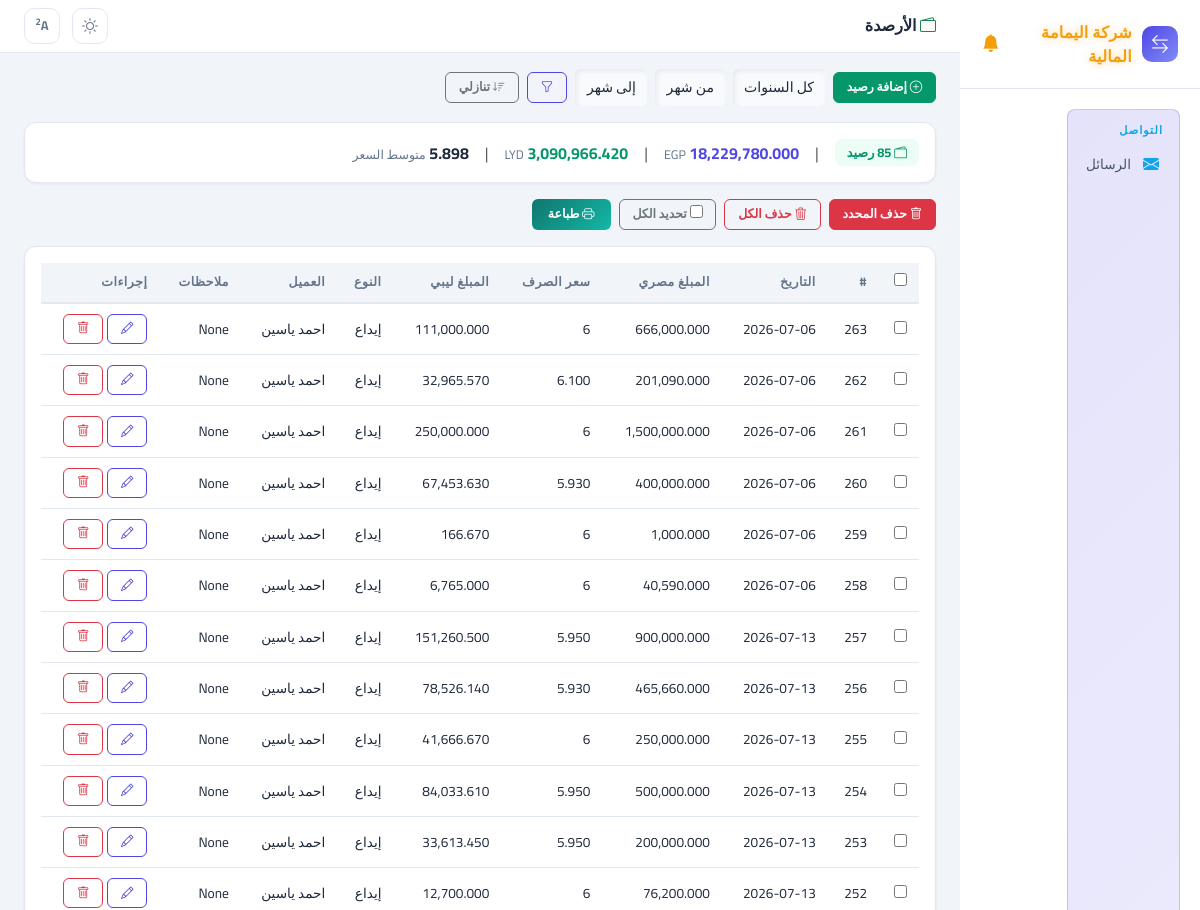
Page /capital/ (upper part) on the earlier database version.
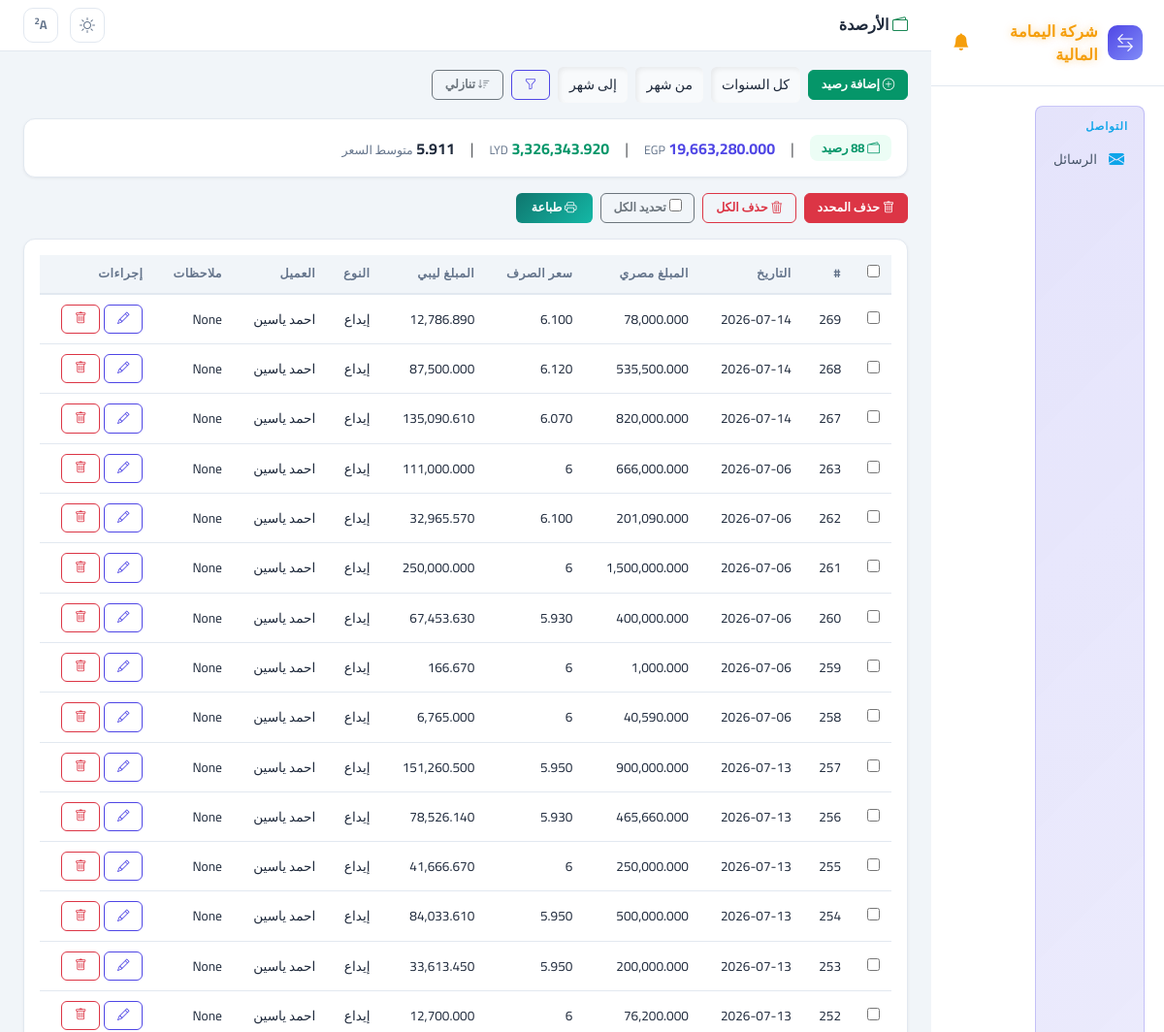
Same page on the later database version.
### access_app/models.py (models this page shows, shortened)
class Capital(models.Model):
    cash_in = models.FloatField(verbose_name="وارد نقدي", null=True, blank=True)
    libyan_cash = models.FloatField(verbose_name="نقدي ليبي", null=True, blank=True)
    date = models.DateField(verbose_name="التاريخ", null=True, blank=True)
    in_type = models.CharField(max_length=200, verbose_name="نوع الإيداع", null=True, blank=True)
    from_source = models.ForeignKey(FromSource, on_delete=models.SET_NULL, null=True, blank=True, verbose_name="من")
    exchange_rate = models.FloatField(verbose_name="سعر الصرف", null=True, blank=True)
    balance_type = models.ForeignKey(BalanceType, on_delete=models.SET_NULL, null=True, blank=True, verbose_name="نوع الرصيد")
    remarks = models.TextField(verbose_name="ملاحظات", null=True, blank=True)
    client = models.ForeignKey("ClientBalance", on_delete=models.SET_NULL, null=True, blank=True, verbose_name="رصيد من")
    class Meta:
        verbose_name = "رصيد"
        verbose_name_plural = "الأرصدة"

class ClientBalance(models.Model):
    name = models.CharField(max_length=200, verbose_name="الاسم")
    phone = models.CharField(max_length=20, verbose_name="رقم الهاتف", blank=True, null=True)
    egp_balance = models.FloatField(verbose_name="الرصيد المصري", default=0)
    lyd_balance = models.FloatField(verbose_name="الرصيد الليبي", default=0)
    last_updated = models.DateTimeField(verbose_name="آخر تحديث", auto_now=True)
    class Meta:
        verbose_name = "رصيد عميل"
        verbose_name_plural = "أرصدة العملاء"

### access_app/views.py (the view, shortened to what this page needs)
# urls.py: path('capital/', views.capital_list, name='capital_list'),
def capital_list(request):
    order = request.GET.get("order", "desc")
    order_field = "-id" if order == "desc" else "id"
    qs = Capital.objects.select_related("client", "from_source").all().order_by(order_field)
    q = request.GET.get("q", "").strip()
    date_from = request.GET.get("date_from", "").strip()
    date_to = request.GET.get("date_to", "").strip()
    client_id = request.GET.get("client", "").strip()
    year = request.GET.get("year", "").strip()
    month_from = request.GET.get("month_from", "").strip()
    month_to = request.GET.get("month_to", "").strip()
    if date_from:
        qs = qs.filter(date__gte=date_from)
    if date_to:
        qs = qs.filter(date__lte=date_to)
    if client_id:
        qs = qs.filter(client_id=client_id)
    if year:
        qs = qs.filter(date__year=year)
    if month_from:
        qs = qs.filter(date__month__gte=month_from)
    if month_to:
        qs = qs.filter(date__month__lte=month_to)
    agg = qs.aggregate(
        total_egp=Sum("cash_in"),
        total_lyd=Sum("libyan_cash"),
    )
    total_egp_val = agg["total_egp"] or 0
    total_lyd_val = agg["total_lyd"] or 0
    avg_rate = round(total_egp_val / total_lyd_val, 3) if total_lyd_val else 0
    filtered_count = qs.count()
    total_count = Capital.objects.count()
    clients = ClientBalance.objects.all().order_by("name")
    is_filtered = bool(q or date_from or date_to or client_id or year or month_from or month_to)
    return render(request, "capital_list.html", {
        "title": "الأرصدة",
        "capitals": qs,
        "clients": clients,
        "q": q,
        "date_from": date_from,
        "date_to": date_to,
        "selected_client": client_id,
        "selected_year": year,
        "selected_month_from": month_from,
        "selected_month_to": month_to,
        "total_egp": total_egp_val,
        "total_lyd": total_lyd_val,
        "avg_rate": avg_rate,
        "order": order,
        "filtered_count": filtered_count,
        "total_count": total_count,
        "is_filtered": is_filtered,
    })

### access_app/context_processors.py (called while the page is built, shortened)
def carryover_reminder(request):
    now = datetime.now()
    prev_year = now.year - 1 if now.month == 1 else now.year
    prev_month = 12 if now.month == 1 else now.month - 1
    dismissed = request.session.get("carryover_reminder_dismissed")
    if dismissed == f"{prev_year}-{prev_month}":
        return {"carryover_reminder": None}
    clients = ClientBalance.objects.all().order_by("name")
    warning_clients = []
    for client in clients:
        has_data = Capital.objects.filter(
            client=client, date__year=prev_year, date__month=prev_month
        ).exists()
        if not has_data:
            continue
    if not warning_clients:
        return {"carryover_reminder": None}

def current_user_processor(request):
    user_id = request.session.get("user_id")
    if user_id:
        try:
            user = SystemUser.objects.get(id=user_id)
            return {"current_user": user}
        except SystemUser.DoesNotExist:
            pass
    return {"current_user": None}

def maintenance_processor(request):
    from .models import SystemSetting
    setting = SystemSetting.get()
    return {"maintenance_mode": setting.maintenance_mode, "maintenance_message": setting.maintenance_message}

def import_alerts_processor(request):
    unread = ImportAlert.objects.filter(is_read=False).count()
    return {"import_alerts_unread": unread}

### access_app/models.py (called while the page is built)
    @classmethod
    def get(cls):
        obj, _ = cls.objects.get_or_create(id=1)
        return obj

### access_app/templatetags/app_tags.py (called while the page is built)
@register.filter(name="fmt")
def fmt_amount(value):
    try:
        return f"{float(value):,.3f}"
    except (ValueError, TypeError):
        return value or "-"

@register.filter(name="split")
def split_filter(value, sep=","):
    if not value:
        return []
    return str(value).split(sep)

### access_app/templates/capital_list.html (shortened to what this page needs)
{% extends "base.html" %}
{% load app_tags %}
{% load l10n %}
{% block page_title %}<i class="bi bi-wallet2 text-success"></i> الأرصدة{% endblock %}
{% block content %}
<div class="d-flex align-items-center gap-2 mb-3 flex-wrap">
    <a href="{% url 'add_capital' %}" class="btn btn-success btn-sm"><i class="bi bi-plus-circle"></i> إضافة رصيد</a>
    <form method="get" class="d-flex gap-2 align-items-center" id="filterForm">
        <select name="year" class="form-select form-select-sm" style="width:auto;">
            <option value="">كل السنوات</option>
        </select>
        <select name="month_from" class="form-select form-select-sm" style="width:auto;">
            <option value="">من شهر</option>
        </select>
        <select name="month_to" class="form-select form-select-sm" style="width:auto;">
            <option value="">إلى شهر</option>
        </select>
        <button type="submit" class="btn btn-outline-primary btn-sm"><i class="bi bi-funnel"></i></button>
    </form>
    <a href="?order={% if order == 'desc' %}asc{% else %}desc{% endif %}" class="btn btn-outline-secondary btn-sm" style="text-decoration:none">
        <i class="bi bi-sort-{% if order == 'desc' %}down{% else %}up{% endif %}"></i>
        {% if order == 'desc' %}تنازلي{% else %}تصاعدي{% endif %}
    </a>
</div>
<div class="stat-card p-3 mb-3">
    <div class="d-flex gap-3 flex-wrap align-items-center">
        {% if is_filtered %}
        <span style="background:var(--warning-bg);color:var(--warning);padding:4px 12px;border-radius:8px;font-size:.8rem;font-weight:700">
            <i class="bi bi-funnel-fill"></i> فلتر: {{ filtered_count }} من {{ total_count }} رصيد
        </span>
        <span class="text-muted">|</span>
        {% else %}
        <span style="background:#ecfdf5;color:#059669;padding:4px 12px;border-radius:8px;font-size:.8rem;font-weight:700">
            <i class="bi bi-wallet2"></i> {{ total_count }} رصيد
        </span>
        <span class="text-muted">|</span>
        {% endif %}
        <span><strong style="color:var(--primary)">{{ total_egp|fmt }}</strong> <span style="font-size:.78rem;color:var(--text-muted)">EGP</span></span>
        <span class="text-muted">|</span>
        <span><strong style="color:var(--success)">{{ total_lyd|fmt }}</strong> <span style="font-size:.78rem;color:var(--text-muted)">LYD</span></span>
        <span class="text-muted">|</span>
        <span><strong>{{ avg_rate|floatformat:"-3u" }}</strong> <span style="font-size:.78rem;color:var(--text-muted)">متوسط السعر</span></span>
    </div>
</div>
<form id="bulkForm" method="post" action="{% url 'bulk_delete_capital' %}">
    <div class="d-flex gap-2 mb-3 flex-wrap">
        <button type="button" class="btn btn-danger btn-sm" onclick="deleteSelected()"><i class="bi bi-trash"></i> حذف المحدد</button>
        <button type="button" class="btn btn-outline-danger btn-sm" onclick="clearAll()"><i class="bi bi-trash3"></i> حذف الكل</button>
        <label class="btn btn-outline-secondary btn-sm" style="cursor:pointer;">
            <input type="checkbox" id="selectAll" onchange="toggleAll(this)"> تحديد الكل
        </label>
        <button type="button" class="btn btn-sm" onclick="printPage()" style="background:linear-gradient(135deg,#0f766e,#14b8a6);color:#fff;border:none;padding:6px 16px;border-radius:6px;font-weight:700;margin-left:auto"><i class="bi bi-printer"></i> طباعة</button>
    </div>
    <div class="stat-card p-3">
        <div class="table-responsive">
            <table class="table-app">
                <thead>
                    <tr>
                        <th style="width:40px;"><input type="checkbox" id="selectAllTh" onchange="toggleAll(this)"></th>
                        <th>#</th>
                        <th>التاريخ</th>
                        <th>المبلغ مصري</th>
                        <th>سعر الصرف</th>
                        <th>المبلغ ليبي</th>
                        <th>النوع</th>
                        <th>العميل</th>
                        <th>ملاحظات</th>
                        <th>إجراءات</th>
                    </tr>
                </thead>
                <tbody>
                    {% for c in capitals %}
                    <tr id="{% if forloop.first %}firstRow{% endif %}{% if forloop.last %}lastRow{% endif %}" style="cursor:pointer" onclick="if(event.target.tagName!=='INPUT'&&event.target.tagName!=='A'&&event.target.tagName!=='I'&&!event.target.closest('a'))window.location='{% url 'edit_capital' c.id %}'">
                        <td><input type="checkbox" name="ids" value="{{ c.id }}" class="row-check"></td>
                        <td>{{ c.id }}</td>
                        <td>{{ c.date|date:"Y-m-d" }}</td>
                        <td>{{ c.cash_in|fmt }}</td>
                        <td>{{ c.exchange_rate|floatformat:"-3u" }}</td>
                        <td>{{ c.libyan_cash|fmt }}</td>
                        <td>{{ c.in_type|default:"-" }}</td>
                        <td>{{ c.client.name|default:"-" }}</td>
                        <td>{{ c.remarks|truncatechars:20|default:"" }}</td>
                        <td onclick="event.stopPropagation()">
                            <div class="d-flex gap-1">
                                <a href="{% url 'edit_capital' c.id %}" class="btn btn-outline-primary btn-sm"><i class="bi bi-pencil"></i></a>
                                <a href="{% url 'delete_capital' c.id %}" class="btn btn-outline-danger btn-sm" onclick="return confirm('حذف هذا الرصيد؟')"><i class="bi bi-trash"></i></a>
                            </div>
                        </td>
                    </tr>
                    {% empty %}
                    <tr><td colspan="10" class="text-center text-muted">لا توجد أرصدة</td></tr>
                    {% endfor %}
                </tbody>
            </table>
        </div>
    </div>
</form>
{% endblock %}

### access_app/templates/base.html (shortened to what this page needs)
<!DOCTYPE html>
<html lang="ar" dir="rtl">
<head>
    <link href="https://cdn.jsdelivr.net/npm/bootstrap@5.3.0/dist/css/bootstrap.min.css" rel="stylesheet">
    <link href="https://cdn.jsdelivr.net/npm/bootstrap-icons@1.11.0/font/bootstrap-icons.css" rel="stylesheet">
</head>
<body>
    <div class="app-layout">
        <div class="sidebar" id="sidebar">
            <div class="brand">
                <div class="logo"><i class="bi bi-arrow-left-right"></i></div>
                <span>شركة اليمامة المالية</span>
                <div style="margin-right:auto;position:relative;cursor:pointer" onclick="window.location.href='{% url 'messages_inbox' %}'" title="الرسائل">
                    <i class="bi bi-bell-fill" style="font-size:1.1rem;color:#f59e0b;animation:none" id="bellIcon"></i>
                </div>
            </div>
            <div class="nav">
                <div class="sec-box" style="margin-top:8px">
                    <div class="nav-section" style="color:#0ea5e9;padding:4px 8px 6px;">التواصل</div>
                    <a href="{% url 'messages_inbox' %}" class="nav-item" style="padding:7px 10px;{% if '/messages/' in request.path %}background:var(--sidebar-active);color:#fff;{% endif %}">
                        <i class="bi bi-envelope-fill" style="color:#0ea5e9;"></i> الرسائل
                    </a>
                </div>
            </div>
        </div>
        <div class="main-area">
            <div class="topbar">
                <div class="page-title">
                    <h4>{% block page_title %}{% endblock %}</h4>
                </div>
                <div class="topbar-actions">
                    <div class="btn-icon" data-action="toggleTheme" title="السمات اللونية"><i class="bi bi-palette" id="themeIcon"></i></div>
                    <div class="btn-icon" data-action="toggleFontSize" title="حجم الخط" style="font-weight:700;font-size:0.8rem;"><span id="fontIcon">A</span><sup id="fontSizeLabel" style="font-size:0.6rem;">1</sup></div>
                </div>
            </div>
            <div class="page-content">
                {% block content %}{% endblock %}
            </div>
        </div>
    </div>
</body>
</html>

Differences in the rows shown:
added Capital: id "269", date "2026-07-14", cash_in|fmt "78,000.000", exchange_rate "6.100", libyan_cash|fmt "12,786.890", in_type "إيداع", client.name "احمد ياسين", remarks "None"
added Capital: id "268", date "2026-07-14", cash_in|fmt "535,500.000", exchange_rate "6.120", libyan_cash|fmt "87,500.000", in_type "إيداع", client.name "احمد ياسين", remarks "None"
added Capital: id "267", date "2026-07-14", cash_in|fmt "820,000.000", exchange_rate "6.070", libyan_cash|fmt "135,090.610", in_type "إيداع", client.name "احمد ياسين", remarks "None"
Other differences:
{{ total_count }}: "85" → "88"
{{ total_egp|fmt }}: "18,229,780.000" → "19,663,280.000"
{{ total_lyd|fmt }}: "3,090,966.420" → "3,326,343.920"
{{ avg_rate|floatformat:"-3u" }}: "5.898" → "5.911"
